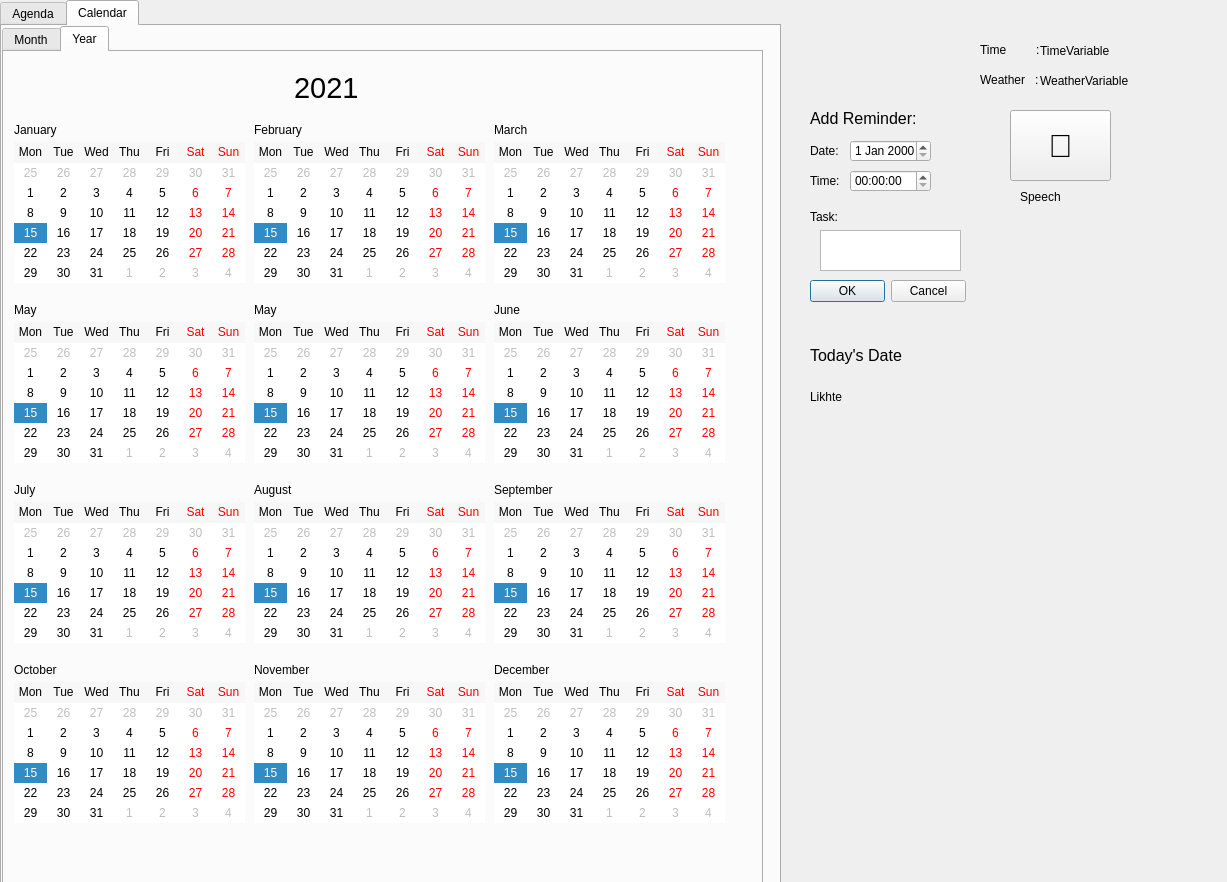
<?xml version="1.0" encoding="UTF-8"?>
<ui version="4.0">
 <class>Form</class>
 <widget class="QWidget" name="Form">
  <property name="geometry">
   <rect>
    <x>0</x>
    <y>0</y>
    <width>1227</width>
    <height>882</height>
   </rect>
  </property>
  <property name="windowTitle">
   <string>Form</string>
  </property>
  <widget class="QTabWidget" name="tabWidget">
   <property name="geometry">
    <rect>
     <x>0</x>
     <y>0</y>
     <width>781</width>
     <height>901</height>
    </rect>
   </property>
   <property name="currentIndex">
    <number>1</number>
   </property>
   <widget class="QWidget" name="tab_2">
    <attribute name="title">
     <string>Agenda</string>
    </attribute>
    <widget class="QTabWidget" name="tabWidget_3">
     <property name="geometry">
      <rect>
       <x>0</x>
       <y>0</y>
       <width>691</width>
       <height>791</height>
      </rect>
     </property>
     <property name="currentIndex">
      <number>3</number>
     </property>
     <widget class="QWidget" name="tab_5">
      <attribute name="title">
       <string>Today</string>
      </attribute>
      <widget class="QLabel" name="label_52">
       <property name="geometry">
        <rect>
         <x>10</x>
         <y>10</y>
         <width>371</width>
         <height>601</height>
        </rect>
       </property>
       <property name="text">
        <string>Likhte hobe</string>
       </property>
       <property name="alignment">
        <set>Qt::AlignLeading|Qt::AlignLeft|Qt::AlignTop</set>
       </property>
      </widget>
     </widget>
     <widget class="QWidget" name="tab_6">
      <attribute name="title">
       <string>This Week</string>
      </attribute>
      <widget class="QLabel" name="label_53">
       <property name="geometry">
        <rect>
         <x>10</x>
         <y>10</y>
         <width>371</width>
         <height>601</height>
        </rect>
       </property>
       <property name="text">
        <string>Likhte hobe</string>
       </property>
       <property name="alignment">
        <set>Qt::AlignLeading|Qt::AlignLeft|Qt::AlignTop</set>
       </property>
      </widget>
     </widget>
     <widget class="QWidget" name="tab_7">
      <attribute name="title">
       <string>This Month</string>
      </attribute>
      <widget class="QLabel" name="label_54">
       <property name="geometry">
        <rect>
         <x>10</x>
         <y>10</y>
         <width>371</width>
         <height>601</height>
        </rect>
       </property>
       <property name="text">
        <string>Likhte hobe</string>
       </property>
       <property name="alignment">
        <set>Qt::AlignLeading|Qt::AlignLeft|Qt::AlignTop</set>
       </property>
      </widget>
     </widget>
     <widget class="QWidget" name="tab_8">
      <attribute name="title">
       <string>This Year</string>
      </attribute>
      <widget class="QLabel" name="label_55">
       <property name="geometry">
        <rect>
         <x>10</x>
         <y>10</y>
         <width>371</width>
         <height>601</height>
        </rect>
       </property>
       <property name="text">
        <string>Likhte hobe</string>
       </property>
       <property name="alignment">
        <set>Qt::AlignLeading|Qt::AlignLeft|Qt::AlignTop</set>
       </property>
      </widget>
     </widget>
    </widget>
   </widget>
   <widget class="QWidget" name="tab">
    <attribute name="title">
     <string>Calendar</string>
    </attribute>
    <widget class="QTabWidget" name="tabWidget_2">
     <property name="geometry">
      <rect>
       <x>0</x>
       <y>0</y>
       <width>761</width>
       <height>871</height>
      </rect>
     </property>
     <property name="currentIndex">
      <number>1</number>
     </property>
     <widget class="QWidget" name="tab_3">
      <attribute name="title">
       <string>Month</string>
      </attribute>
      <widget class="QCalendarWidget" name="calendarWidget_13">
       <property name="geometry">
        <rect>
         <x>10</x>
         <y>20</y>
         <width>741</width>
         <height>541</height>
        </rect>
       </property>
      </widget>
     </widget>
     <widget class="QWidget" name="tab_4">
      <attribute name="title">
       <string>Year</string>
      </attribute>
      <widget class="QCalendarWidget" name="calendarWidget">
       <property name="geometry">
        <rect>
         <x>10</x>
         <y>90</y>
         <width>231</width>
         <height>141</height>
        </rect>
       </property>
       <property name="verticalHeaderFormat">
        <enum>QCalendarWidget::NoVerticalHeader</enum>
       </property>
       <property name="navigationBarVisible">
        <bool>false</bool>
       </property>
      </widget>
      <widget class="QCalendarWidget" name="calendarWidget_2">
       <property name="geometry">
        <rect>
         <x>250</x>
         <y>90</y>
         <width>231</width>
         <height>141</height>
        </rect>
       </property>
       <property name="verticalHeaderFormat">
        <enum>QCalendarWidget::NoVerticalHeader</enum>
       </property>
       <property name="navigationBarVisible">
        <bool>false</bool>
       </property>
      </widget>
      <widget class="QCalendarWidget" name="calendarWidget_3">
       <property name="geometry">
        <rect>
         <x>490</x>
         <y>90</y>
         <width>231</width>
         <height>141</height>
        </rect>
       </property>
       <property name="verticalHeaderFormat">
        <enum>QCalendarWidget::NoVerticalHeader</enum>
       </property>
       <property name="navigationBarVisible">
        <bool>false</bool>
       </property>
      </widget>
      <widget class="QCalendarWidget" name="calendarWidget_4">
       <property name="geometry">
        <rect>
         <x>10</x>
         <y>270</y>
         <width>231</width>
         <height>141</height>
        </rect>
       </property>
       <property name="verticalHeaderFormat">
        <enum>QCalendarWidget::NoVerticalHeader</enum>
       </property>
       <property name="navigationBarVisible">
        <bool>false</bool>
       </property>
      </widget>
      <widget class="QCalendarWidget" name="calendarWidget_5">
       <property name="geometry">
        <rect>
         <x>250</x>
         <y>270</y>
         <width>231</width>
         <height>141</height>
        </rect>
       </property>
       <property name="verticalHeaderFormat">
        <enum>QCalendarWidget::NoVerticalHeader</enum>
       </property>
       <property name="navigationBarVisible">
        <bool>false</bool>
       </property>
      </widget>
      <widget class="QCalendarWidget" name="calendarWidget_6">
       <property name="geometry">
        <rect>
         <x>490</x>
         <y>270</y>
         <width>231</width>
         <height>141</height>
        </rect>
       </property>
       <property name="verticalHeaderFormat">
        <enum>QCalendarWidget::NoVerticalHeader</enum>
       </property>
       <property name="navigationBarVisible">
        <bool>false</bool>
       </property>
      </widget>
      <widget class="QCalendarWidget" name="calendarWidget_7">
       <property name="geometry">
        <rect>
         <x>10</x>
         <y>450</y>
         <width>231</width>
         <height>141</height>
        </rect>
       </property>
       <property name="verticalHeaderFormat">
        <enum>QCalendarWidget::NoVerticalHeader</enum>
       </property>
       <property name="navigationBarVisible">
        <bool>false</bool>
       </property>
      </widget>
      <widget class="QCalendarWidget" name="calendarWidget_8">
       <property name="geometry">
        <rect>
         <x>490</x>
         <y>450</y>
         <width>231</width>
         <height>141</height>
        </rect>
       </property>
       <property name="verticalHeaderFormat">
        <enum>QCalendarWidget::NoVerticalHeader</enum>
       </property>
       <property name="navigationBarVisible">
        <bool>false</bool>
       </property>
      </widget>
      <widget class="QCalendarWidget" name="calendarWidget_9">
       <property name="geometry">
        <rect>
         <x>250</x>
         <y>450</y>
         <width>231</width>
         <height>141</height>
        </rect>
       </property>
       <property name="verticalHeaderFormat">
        <enum>QCalendarWidget::NoVerticalHeader</enum>
       </property>
       <property name="navigationBarVisible">
        <bool>false</bool>
       </property>
      </widget>
      <widget class="QCalendarWidget" name="calendarWidget_10">
       <property name="geometry">
        <rect>
         <x>490</x>
         <y>630</y>
         <width>231</width>
         <height>141</height>
        </rect>
       </property>
       <property name="verticalHeaderFormat">
        <enum>QCalendarWidget::NoVerticalHeader</enum>
       </property>
       <property name="navigationBarVisible">
        <bool>false</bool>
       </property>
      </widget>
      <widget class="QCalendarWidget" name="calendarWidget_11">
       <property name="geometry">
        <rect>
         <x>250</x>
         <y>630</y>
         <width>231</width>
         <height>141</height>
        </rect>
       </property>
       <property name="verticalHeaderFormat">
        <enum>QCalendarWidget::NoVerticalHeader</enum>
       </property>
       <property name="navigationBarVisible">
        <bool>false</bool>
       </property>
      </widget>
      <widget class="QCalendarWidget" name="calendarWidget_12">
       <property name="geometry">
        <rect>
         <x>10</x>
         <y>630</y>
         <width>231</width>
         <height>141</height>
        </rect>
       </property>
       <property name="verticalHeaderFormat">
        <enum>QCalendarWidget::NoVerticalHeader</enum>
       </property>
       <property name="navigationBarVisible">
        <bool>false</bool>
       </property>
      </widget>
      <widget class="QLabel" name="label_36">
       <property name="geometry">
        <rect>
         <x>10</x>
         <y>70</y>
         <width>61</width>
         <height>16</height>
        </rect>
       </property>
       <property name="text">
        <string>January</string>
       </property>
      </widget>
      <widget class="QLabel" name="label_37">
       <property name="geometry">
        <rect>
         <x>250</x>
         <y>70</y>
         <width>61</width>
         <height>16</height>
        </rect>
       </property>
       <property name="text">
        <string>February</string>
       </property>
      </widget>
      <widget class="QLabel" name="label_38">
       <property name="geometry">
        <rect>
         <x>490</x>
         <y>70</y>
         <width>61</width>
         <height>16</height>
        </rect>
       </property>
       <property name="text">
        <string>March</string>
       </property>
      </widget>
      <widget class="QLabel" name="label_39">
       <property name="geometry">
        <rect>
         <x>10</x>
         <y>250</y>
         <width>61</width>
         <height>16</height>
        </rect>
       </property>
       <property name="text">
        <string>May</string>
       </property>
      </widget>
      <widget class="QLabel" name="label_40">
       <property name="geometry">
        <rect>
         <x>250</x>
         <y>250</y>
         <width>61</width>
         <height>16</height>
        </rect>
       </property>
       <property name="text">
        <string>May</string>
       </property>
      </widget>
      <widget class="QLabel" name="label_41">
       <property name="geometry">
        <rect>
         <x>490</x>
         <y>250</y>
         <width>61</width>
         <height>16</height>
        </rect>
       </property>
       <property name="text">
        <string>June</string>
       </property>
      </widget>
      <widget class="QLabel" name="label_42">
       <property name="geometry">
        <rect>
         <x>10</x>
         <y>430</y>
         <width>61</width>
         <height>16</height>
        </rect>
       </property>
       <property name="text">
        <string>July</string>
       </property>
      </widget>
      <widget class="QLabel" name="label_43">
       <property name="geometry">
        <rect>
         <x>250</x>
         <y>430</y>
         <width>61</width>
         <height>16</height>
        </rect>
       </property>
       <property name="text">
        <string>August</string>
       </property>
      </widget>
      <widget class="QLabel" name="label_44">
       <property name="geometry">
        <rect>
         <x>490</x>
         <y>430</y>
         <width>61</width>
         <height>16</height>
        </rect>
       </property>
       <property name="text">
        <string>September</string>
       </property>
      </widget>
      <widget class="QLabel" name="label_45">
       <property name="geometry">
        <rect>
         <x>10</x>
         <y>610</y>
         <width>61</width>
         <height>16</height>
        </rect>
       </property>
       <property name="text">
        <string>October</string>
       </property>
      </widget>
      <widget class="QLabel" name="label_46">
       <property name="geometry">
        <rect>
         <x>250</x>
         <y>610</y>
         <width>61</width>
         <height>16</height>
        </rect>
       </property>
       <property name="text">
        <string>November</string>
       </property>
      </widget>
      <widget class="QLabel" name="label_47">
       <property name="geometry">
        <rect>
         <x>490</x>
         <y>610</y>
         <width>61</width>
         <height>16</height>
        </rect>
       </property>
       <property name="text">
        <string>December</string>
       </property>
      </widget>
      <widget class="QLabel" name="label_48">
       <property name="geometry">
        <rect>
         <x>290</x>
         <y>10</y>
         <width>81</width>
         <height>51</height>
        </rect>
       </property>
       <property name="font">
        <font>
         <pointsize>22</pointsize>
        </font>
       </property>
       <property name="text">
        <string>2021</string>
       </property>
      </widget>
     </widget>
    </widget>
   </widget>
  </widget>
  <widget class="QLabel" name="label_5">
   <property name="geometry">
    <rect>
     <x>810</x>
     <y>140</y>
     <width>51</width>
     <height>21</height>
    </rect>
   </property>
   <property name="text">
    <string>Date:</string>
   </property>
  </widget>
  <widget class="QDateEdit" name="dateEdit">
   <property name="geometry">
    <rect>
     <x>850</x>
     <y>140</y>
     <width>81</width>
     <height>22</height>
    </rect>
   </property>
  </widget>
  <widget class="QLabel" name="label_9">
   <property name="geometry">
    <rect>
     <x>980</x>
     <y>70</y>
     <width>71</width>
     <height>20</height>
    </rect>
   </property>
   <property name="text">
    <string>Weather   :</string>
   </property>
  </widget>
  <widget class="QLabel" name="label_4">
   <property name="geometry">
    <rect>
     <x>810</x>
     <y>110</y>
     <width>121</width>
     <height>16</height>
    </rect>
   </property>
   <property name="font">
    <font>
     <pointsize>12</pointsize>
     <weight>50</weight>
     <bold>false</bold>
    </font>
   </property>
   <property name="text">
    <string>Add Reminder:</string>
   </property>
  </widget>
  <widget class="QTimeEdit" name="timeEdit">
   <property name="geometry">
    <rect>
     <x>850</x>
     <y>170</y>
     <width>81</width>
     <height>22</height>
    </rect>
   </property>
  </widget>
  <widget class="QPushButton" name="pushButton">
   <property name="geometry">
    <rect>
     <x>1010</x>
     <y>110</y>
     <width>101</width>
     <height>71</height>
    </rect>
   </property>
   <property name="font">
    <font>
     <pointsize>24</pointsize>
    </font>
   </property>
   <property name="text">
    <string>🎤</string>
   </property>
   <property name="iconSize">
    <size>
     <width>48</width>
     <height>48</height>
    </size>
   </property>
  </widget>
  <widget class="QLabel" name="label_8">
   <property name="geometry">
    <rect>
     <x>980</x>
     <y>40</y>
     <width>71</width>
     <height>20</height>
    </rect>
   </property>
   <property name="text">
    <string>Time         :</string>
   </property>
  </widget>
  <widget class="QLabel" name="label_7">
   <property name="geometry">
    <rect>
     <x>810</x>
     <y>210</y>
     <width>47</width>
     <height>13</height>
    </rect>
   </property>
   <property name="text">
    <string>Task:</string>
   </property>
  </widget>
  <widget class="QDialogButtonBox" name="buttonBox">
   <property name="geometry">
    <rect>
     <x>810</x>
     <y>280</y>
     <width>156</width>
     <height>23</height>
    </rect>
   </property>
   <property name="standardButtons">
    <set>QDialogButtonBox::Cancel|QDialogButtonBox::Ok</set>
   </property>
  </widget>
  <widget class="QLabel" name="label_6">
   <property name="geometry">
    <rect>
     <x>810</x>
     <y>170</y>
     <width>51</width>
     <height>21</height>
    </rect>
   </property>
   <property name="text">
    <string>Time:</string>
   </property>
  </widget>
  <widget class="QPlainTextEdit" name="plainTextEdit">
   <property name="geometry">
    <rect>
     <x>820</x>
     <y>230</y>
     <width>141</width>
     <height>41</height>
    </rect>
   </property>
  </widget>
  <widget class="QLabel" name="label">
   <property name="geometry">
    <rect>
     <x>1020</x>
     <y>190</y>
     <width>81</width>
     <height>111</height>
    </rect>
   </property>
   <property name="text">
    <string>Speech</string>
   </property>
   <property name="alignment">
    <set>Qt::AlignLeading|Qt::AlignLeft|Qt::AlignTop</set>
   </property>
  </widget>
  <widget class="QLabel" name="label_35">
   <property name="geometry">
    <rect>
     <x>810</x>
     <y>390</y>
     <width>281</width>
     <height>311</height>
    </rect>
   </property>
   <property name="text">
    <string>Likhte</string>
   </property>
   <property name="alignment">
    <set>Qt::AlignLeading|Qt::AlignLeft|Qt::AlignTop</set>
   </property>
  </widget>
  <widget class="QLabel" name="label_49">
   <property name="geometry">
    <rect>
     <x>810</x>
     <y>340</y>
     <width>261</width>
     <height>31</height>
    </rect>
   </property>
   <property name="font">
    <font>
     <pointsize>12</pointsize>
    </font>
   </property>
   <property name="text">
    <string>Today's Date</string>
   </property>
  </widget>
  <widget class="QLabel" name="label_50">
   <property name="geometry">
    <rect>
     <x>1040</x>
     <y>40</y>
     <width>101</width>
     <height>21</height>
    </rect>
   </property>
   <property name="text">
    <string>TimeVariable</string>
   </property>
  </widget>
  <widget class="QLabel" name="label_51">
   <property name="geometry">
    <rect>
     <x>1040</x>
     <y>70</y>
     <width>101</width>
     <height>21</height>
    </rect>
   </property>
   <property name="text">
    <string>WeatherVariable</string>
   </property>
  </widget>
 </widget>
 <resources/>
 <connections/>
</ui>
